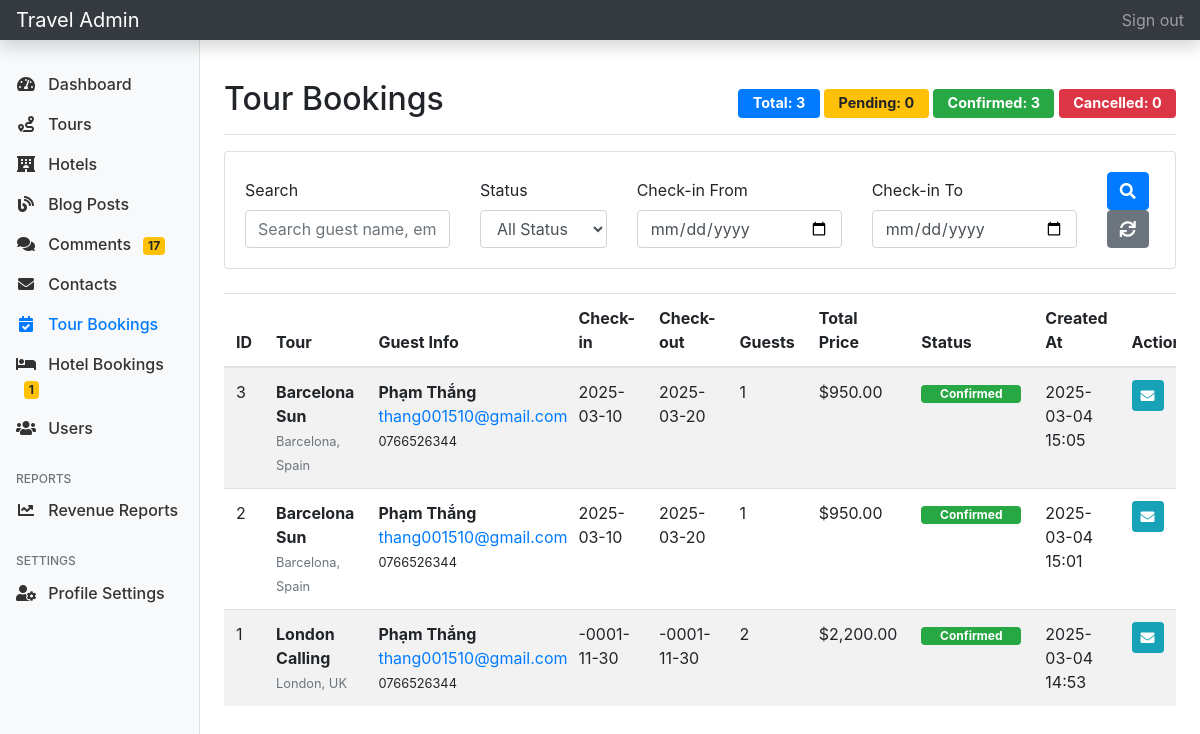
The page /admin/bookings.php (signed in) on the database its author committed.
### tables this page shows
CREATE TABLE `bookings` (
  `id` int(11) NOT NULL,
  `tour_id` int(11) NOT NULL,
  `name` varchar(100) NOT NULL,
  `email` varchar(255) NOT NULL,
  `phone` varchar(50) NOT NULL,
  `checkin_date` date NOT NULL,
  `checkout_date` date NOT NULL,
  `guests` int(11) NOT NULL,
  `status` enum('pending','confirmed','cancelled') NOT NULL DEFAULT 'pending',
  `created_at` timestamp NOT NULL DEFAULT current_timestamp()
);

CREATE TABLE `tours` (
  `id` int(11) NOT NULL,
  `name` varchar(255) NOT NULL,
  `description` text DEFAULT NULL,
  `price` decimal(10,2) NOT NULL,
  `duration` varchar(50) DEFAULT NULL,
  `location` varchar(255) DEFAULT NULL,
  `image` varchar(255) DEFAULT NULL,
  `rating` decimal(2,1) DEFAULT 0.0,
  `created_at` timestamp NOT NULL DEFAULT current_timestamp(),
  `updated_at` timestamp NOT NULL DEFAULT current_timestamp() ON UPDATE current_timestamp()
);

### admin/bookings.php (the view, shortened to what this page needs)
<?php
require_once 'auth.php';
$search = isset($_GET['search']) ? trim($_GET['search']) : '';
$date_from = isset($_GET['date_from']) ? trim($_GET['date_from']) : '';
$date_to = isset($_GET['date_to']) ? trim($_GET['date_to']) : '';
$query = "SELECT b.*, t.name as tour_name, t.price as tour_price, t.location
          FROM bookings b
          JOIN tours t ON b.tour_id = t.id
          WHERE 1=1";
$params = [];
$query .= " ORDER BY b.created_at DESC";
$stmt = $pdo->prepare($query);
$stmt->execute($params);
$bookings = $stmt->fetchAll();
$stmt = $pdo->query("SELECT
    COUNT(*) as total,
    SUM(CASE WHEN status = 'pending' THEN 1 ELSE 0 END) as pending_count,
    SUM(CASE WHEN status = 'confirmed' THEN 1 ELSE 0 END) as confirmed_count,
    SUM(CASE WHEN status = 'cancelled' THEN 1 ELSE 0 END) as cancelled_count
FROM bookings");
$counts = $stmt->fetch();
?>
<!DOCTYPE html>
<html lang="en">
<head>
    <link href="https://stackpath.bootstrapcdn.com/bootstrap/4.5.2/css/bootstrap.min.css" rel="stylesheet">
    <link href="https://cdnjs.cloudflare.com/ajax/libs/font-awesome/5.15.1/css/all.min.css" rel="stylesheet">
</head>
<body>
    <?php include 'includes/admin_header.php'; ?>
    <div class="container-fluid">
        <div class="row">
            <?php include 'includes/admin_sidebar.php'; ?>
            <main role="main" class="col-md-9 ml-sm-auto col-lg-10 px-md-4 py-4">
                <div class="d-flex justify-content-between flex-wrap flex-md-nowrap align-items-center pt-3 pb-2 mb-3 border-bottom">
                    <h1 class="h2">Tour Bookings</h1>
                    <div class="booking-stats">
                        <span class="badge badge-primary">Total: <?php echo $counts['total']; ?></span>
                        <span class="badge badge-warning">Pending: <?php echo $counts['pending_count']; ?></span>
                        <span class="badge badge-success">Confirmed: <?php echo $counts['confirmed_count']; ?></span>
                        <span class="badge badge-danger">Cancelled: <?php echo $counts['cancelled_count']; ?></span>
                    </div>
                </div>
                <div class="card mb-4">
                    <div class="card-body">
                        <form method="get" class="row align-items-end">
                            <div class="col-md-3">
                                <label>Search</label>
                                <input type="text" name="search" class="form-control"
                                    value="<?php echo htmlspecialchars($search); ?>"
                                    placeholder="Search guest name, email, phone or tour...">
                            </div>
                            <div class="col-md-2">
                                <label>Status</label>
                                <select name="status" class="form-control">
                                    <option value="">All Status</option>
                                </select>
                            </div>
                            <div class="col-md-3">
                                <label>Check-in From</label>
                                <input type="date" name="date_from" class="form-control"
                                    value="<?php echo $date_from; ?>">
                            </div>
                            <div class="col-md-3">
                                <label>Check-in To</label>
                                <input type="date" name="date_to" class="form-control"
                                    value="<?php echo $date_to; ?>">
                            </div>
                            <div class="col-md-1">
                                <button type="submit" class="btn btn-primary">
                                    <i class="fas fa-search"></i>
                                </button>
                                <a href="bookings.php" class="btn btn-secondary">
                                    <i class="fas fa-sync"></i>
                                </a>
                            </div>
                        </form>
                    </div>
                </div>
                <div class="table-responsive">
                    <table class="table table-striped">
                        <thead>
                            <tr>
                                <th>ID</th>
                                <th>Tour</th>
                                <th>Guest Info</th>
                                <th>Check-in</th>
                                <th>Check-out</th>
                                <th>Guests</th>
                                <th>Total Price</th>
                                <th>Status</th>
                                <th>Created At</th>
                                <th>Actions</th>
                            </tr>
                        </thead>
                        <tbody>
                            <?php foreach ($bookings as $booking): ?>
                                <tr>
                                    <td><?php echo $booking['id']; ?></td>
                                    <td>
                                        <strong><?php echo htmlspecialchars($booking['tour_name']); ?></strong><br>
                                        <small class="text-muted"><?php echo htmlspecialchars($booking['location']); ?></small>
                                    </td>
                                    <td class="guest-info">
                                        <strong><?php echo htmlspecialchars($booking['name']); ?></strong><br>
                                        <a href="mailto:<?php echo htmlspecialchars($booking['email']); ?>">
                                            <?php echo htmlspecialchars($booking['email']); ?>
                                        </a><br>
                                        <?php if ($booking['phone']): ?>
                                            <small><?php echo htmlspecialchars($booking['phone']); ?></small>
                                        <?php endif; ?>
                                    </td>
                                    <td><?php echo date('Y-m-d', strtotime($booking['checkin_date'])); ?></td>
                                    <td><?php echo date('Y-m-d', strtotime($booking['checkout_date'])); ?></td>
                                    <td><?php echo $booking['guests']; ?></td>
                                    <td>$<?php echo number_format($booking['tour_price'] * $booking['guests'], 2); ?></td>
                                    <td>
                                        <span class="badge status-badge badge-<?php
                                                                                echo $booking['status'] === 'confirmed' ? 'success' : ($booking['status'] === 'pending' ? 'warning' : 'danger');
                                                                                ?>">
                                            <?php echo ucfirst($booking['status']); ?>
                                        </span>
                                    </td>
                                    <td><?php echo date('Y-m-d H:i', strtotime($booking['created_at'])); ?></td>
                                    <td>
                                        <div class="btn-group">
                                            <a href="mailto:<?php echo htmlspecialchars($booking['email']); ?>"
                                                class="btn btn-sm btn-info" title="Contact Guest">
                                                <i class="fas fa-envelope"></i>
                                            </a>
                                        </div>
                                    </td>
                                </tr>
                            <?php endforeach; ?>
                        </tbody>
                    </table>
                </div>
            </main>
        </div>
    </div>
</body>
</html>

### admin/bookings.php (style rules this page uses)
.booking-stats .badge { font-size: 0.9rem; padding: 0.5em 1em; }
.status-badge { width: 100px; text-align: center; }
.guest-info { max-width: 200px; }

### admin/includes/admin_sidebar.php (style rules this page uses)
.badge { font-size: 0.75rem; }

### rows shown on the page
bookings: id "3", tour.name "Barcelona Sun", tour.location "Barcelona, Spain", name "Phạm Thắng", email "thang001510@gmail.com", phone "0766526344", checkin_date "2025-03-10", checkout_date "2025-03-20", guests "1", $booking['tour_price']*$booking['guests'] "950.00", status "Confirmed", created_at "2025-03-04 15:05"
bookings: id "2", tour.name "Barcelona Sun", tour.location "Barcelona, Spain", name "Phạm Thắng", email "thang001510@gmail.com", phone "0766526344", checkin_date "2025-03-10", checkout_date "2025-03-20", guests "1", $booking['tour_price']*$booking['guests'] "950.00", status "Confirmed", created_at "2025-03-04 15:01"
bookings: id "1", tour.name "London Calling", tour.location "London, UK", name "Phạm Thắng", email "thang001510@gmail.com", phone "0766526344", checkin_date "-0001-11-30", checkout_date "-0001-11-30", guests "2", $booking['tour_price'] * $booking['guests'] "2,200.00", status "Confirmed", created_at "2025-03-04 14:53"

### other values the page prints
$pending_count "17"
$pending_hotel_bookings "1"
$counts['total'] "3"
$counts['pending_count'] "0"
$counts['confirmed_count'] "3"
$counts['cancelled_count'] "0"
